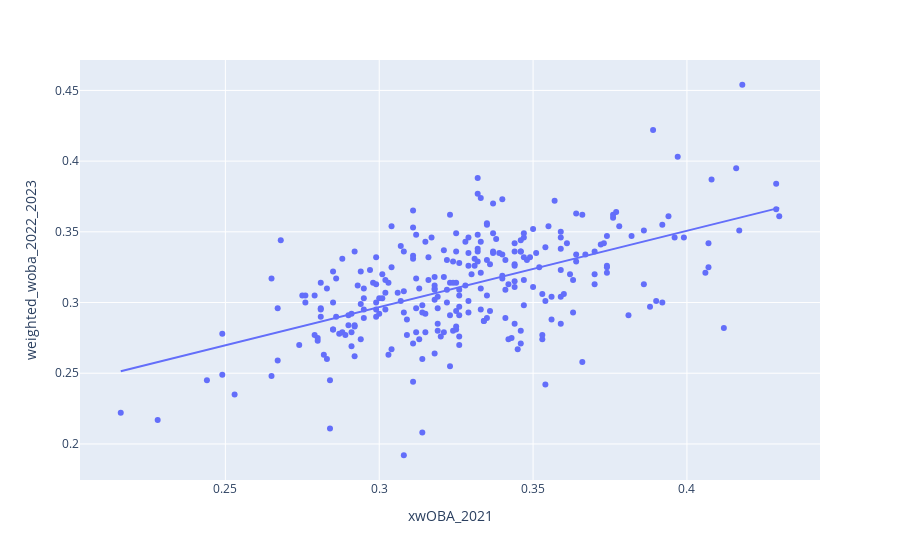

The notebook cell saved with this chart:
### Code cell
px.scatter(data_frame=merged_leaders.loc[merged_leaders['PA_2021'] > 200], x='xwOBA_2021', y='weighted_woba_2022_2023', trendline='ols',hover_data=['Name', 'PA_2021'])

### Figure 1 — Plotly figure (JSON) as saved in the notebook; plotly's stock layout.template omitted (floating-point values rounded to 4 significant figures; data arrays with more than 128 entries replaced by an {"elided": "..."} marker saying what was removed)
{"data": [{"customdata": {"elided": "276x2 mixed values"}, "hovertemplate": "xwOBA_2021=%{x}<br>weighted_woba_2022_2023=%{y}<br>Name=%{customdata[0]}<br>PA_2021=%{customdata[1]}<extra></extra>", "legendgroup": "", "marker": {"color": "#636efa", "symbol": "circle"}, "mode": "markers", "name": "", "orientation": "v", "showlegend": false, "type": "scatter", "x": {"elided": "276 float values"}, "xaxis": "x", "y": {"elided": "276 float values"}, "yaxis": "y"}, {"hovertemplate": "<b>OLS trendline</b><br>weighted_woba_2022_2023 = 0.540118 * xwOBA_2021 + 0.134677<br>R<sup>2</sup>=0.309427<br><br>xwOBA_2021=%{x}<br>weighted_woba_2022_2023=%{y} <b>(trend)</b><extra></extra>", "legendgroup": "", "marker": {"color": "#636efa", "symbol": "circle"}, "mode": "lines", "name": "", "showlegend": false, "type": "scatter", "x": {"elided": "276 float values"}, "xaxis": "x", "y": {"elided": "276 float values"}, "yaxis": "y"}], "layout": {"legend": {"tracegroupgap": 0}, "margin": {"t": 60}, "xaxis": {"anchor": "y", "domain": [0, 1], "title": {"text": "xwOBA_2021"}}, "yaxis": {"anchor": "x", "domain": [0, 1], "title": {"text": "weighted_woba_2022_2023"}}}}
